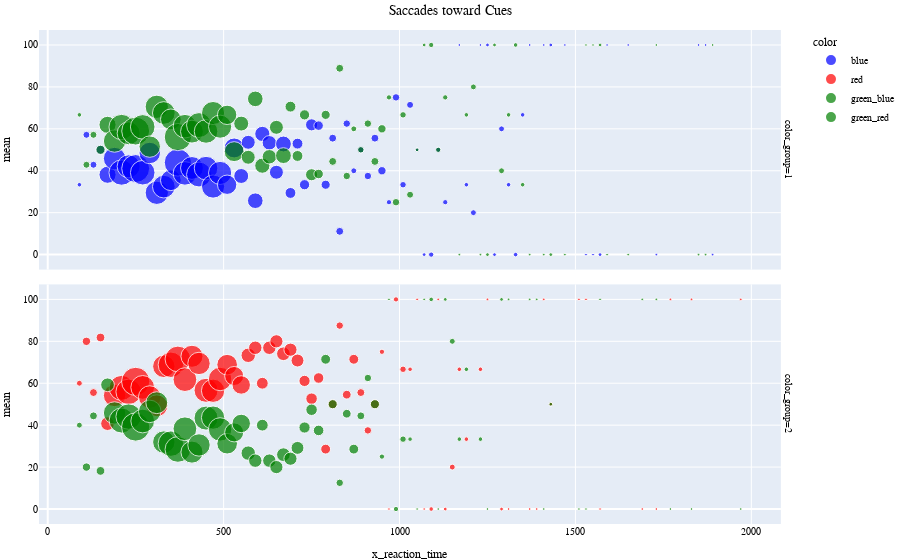

Notebook code for this chart:
### Markdown cell above
# saccad_toward_distractor

### Code cell
saccad_df = events_df[events_df["color"] != "green"]
temp_df = saccad_df.groupby(["x_reaction_time", "color"])["saccad_toward_distractor"].agg(["count", "mean"]).reset_index()
temp_df["color_group"] = temp_df["color"].apply(lambda x: 1 if x=="blue" else 2)
rev_temp_df = temp_df.copy()
rev_temp_df["color"] = rev_temp_df["color"].apply(lambda x: "green_blue" if x=="blue" else "green_red" if x=="red" else x)
rev_temp_df["mean"] = rev_temp_df["mean"].apply(lambda x: 100 - x)
merged_df = pd.concat([temp_df, rev_temp_df])

fig = px.scatter(merged_df, title= "Saccades toward Cues", 
     x="x_reaction_time", y="mean", 
     color="color", size = "count", 
     facet_row="color_group",
     # marginal_x="histogram",
     # animation_frame="color_group",
     color_discrete_map={
        "red": "red",
        "green_red": "green",
        "blue": "blue",
        "green_blue": "green"})
fig.update_layout(
    title_x=0.5,
    font= my_font,
    margin=dict(l=30, r=0, t=30, b=30)
                )
fig.show()
Saccades_toward_cues_bytes = fig.to_image(format="png", width=1900, height=352)

# pio.write_image(fig, 'sacc.png', width=1600, height=700)

# frames = []
# for s, fr in enumerate(fig.frames):
#     fig.update(data=fr.data)
#     fig.layout.sliders[0].update(active=s)
#     frames.append(PIL.Image.open(io.BytesIO(fig.to_image(scale=2, format="png"))))
    
# # create animated GIF
# frames[0].save(
#         "test.gif",
#         save_all=True,
#         append_images=frames[1:],
#         optimize=True,
#         duration=500,
#         loop=0,
#     )

### Figure 1 — Plotly figure (JSON) as saved in the notebook; plotly's stock layout.template omitted (floating-point values rounded to 4 significant figures)
{"data": [{"hovertemplate": "color=blue<br>color_group=1<br>x_reaction_time=%{x}<br>mean=%{y}<br>count=%{marker.size}<extra></extra>", "legendgroup": "blue", "marker": {"color": "blue", "size": [3, 7, 7, 12, 42, 72, 92, 76, 112, 87, 66, 78, 74, 62, 107, 80, 75, 89, 80, 77, 77, 54, 57, 32, 28, 35, 33, 30, 28, 36, 17, 17, 15, 21, 13, 12, 9, 9, 8, 5, 6, 8, 9, 10, 4, 8, 6, 7, 2, 2, 4, 4, 4, 1, 3, 5, 1, 2, 2, 5, 3, 3, 3, 1, 1, 2, 1, 1, 1, 2, 1, 1, 1, 1, 1, 1], "sizemode": "area", "sizeref": 0.2875, "symbol": "circle"}, "mode": "markers", "name": "blue", "orientation": "v", "showlegend": true, "type": "scatter", "x": [90, 110, 130, 150, 170, 190, 210, 230, 250, 270, 290, 310, 330, 350, 370, 390, 410, 430, 450, 470, 490, 510, 530, 550, 570, 590, 610, 630, 650, 670, 690, 710, 730, 750, 770, 790, 810, 830, 850, 870, 890, 910, 930, 950, 970, 990, 1010, 1030, 1050, 1070, 1090, 1110, 1130, 1170, 1190, 1210, 1230, 1250, 1270, 1290, 1310, 1330, 1350, 1370, 1410, 1430, 1470, 1530, 1550, 1570, 1590, 1650, 1730, 1850, 1870, 1890], "xaxis": "x2", "y": [33.33, 57.14, 42.86, 50, 38.1, 45.83, 39.13, 42.11, 41.07, 39.08, 48.48, 29.49, 32.43, 35.48, 43.93, 38.75, 41.33, 38.2, 41.25, 32.47, 38.96, 33.33, 50.88, 37.5, 53.57, 25.71, 57.58, 53.33, 39.29, 52.78, 29.41, 52.94, 33.33, 61.9, 61.54, 33.33, 55.56, 11.11, 62.5, 40, 50, 37.5, 55.56, 40, 25, 75, 33.33, 71.43, 50, 0, 0, 50, 25, 100, 33.33, 20, 100, 100, 0, 60, 33.33, 0, 66.67, 100, 100, 100, 100, 0, 0, 0, 100, 100, 0, 100, 100, 0], "yaxis": "y2"}, {"hovertemplate": "color=red<br>color_group=2<br>x_reaction_time=%{x}<br>mean=%{y}<br>count=%{marker.size}<extra></extra>", "legendgroup": "red", "marker": {"color": "red", "size": [5, 10, 9, 11, 27, 72, 90, 93, 115, 81, 73, 69, 72, 93, 95, 81, 70, 72, 83, 78, 79, 61, 52, 49, 30, 26, 20, 26, 25, 27, 25, 24, 18, 19, 16, 14, 12, 8, 11, 14, 9, 8, 12, 4, 1, 4, 6, 3, 1, 1, 3, 1, 2, 5, 3, 3, 3, 1, 2, 1, 1, 1, 1, 2, 1, 1, 1, 1, 1, 1, 1, 1], "sizemode": "area", "sizeref": 0.2875, "symbol": "circle"}, "mode": "markers", "name": "red", "orientation": "v", "showlegend": true, "type": "scatter", "x": [90, 110, 130, 150, 170, 190, 210, 230, 250, 270, 290, 310, 330, 350, 370, 390, 410, 430, 450, 470, 490, 510, 530, 550, 570, 590, 610, 630, 650, 670, 690, 710, 730, 750, 770, 790, 810, 830, 850, 870, 890, 910, 930, 950, 970, 990, 1010, 1030, 1050, 1070, 1090, 1110, 1130, 1150, 1170, 1190, 1230, 1250, 1290, 1310, 1370, 1390, 1410, 1430, 1510, 1530, 1570, 1690, 1730, 1770, 1830, 1970], "xaxis": "x", "y": [60, 80, 55.56, 81.82, 40.74, 54.17, 57.78, 55.91, 60.87, 58.02, 53.42, 49.28, 68.06, 68.82, 71.58, 61.73, 72.86, 69.44, 56.63, 56.41, 62.03, 68.85, 63.46, 59.18, 73.33, 76.92, 60, 76.92, 80, 74.07, 76, 70.83, 61.11, 52.63, 62.5, 28.57, 50, 87.5, 54.55, 71.43, 55.56, 37.5, 50, 75, 0, 100, 66.67, 66.67, 100, 0, 0, 100, 0, 20, 66.67, 33.33, 66.67, 100, 0, 0, 0, 0, 100, 50, 100, 100, 0, 0, 0, 100, 100, 100], "yaxis": "y"}, {"hovertemplate": "color=green_blue<br>color_group=1<br>x_reaction_time=%{x}<br>mean=%{y}<br>count=%{marker.size}<extra></extra>", "legendgroup": "green_blue", "marker": {"color": "green", "size": [3, 7, 7, 12, 42, 72, 92, 76, 112, 87, 66, 78, 74, 62, 107, 80, 75, 89, 80, 77, 77, 54, 57, 32, 28, 35, 33, 30, 28, 36, 17, 17, 15, 21, 13, 12, 9, 9, 8, 5, 6, 8, 9, 10, 4, 8, 6, 7, 2, 2, 4, 4, 4, 1, 3, 5, 1, 2, 2, 5, 3, 3, 3, 1, 1, 2, 1, 1, 1, 2, 1, 1, 1, 1, 1, 1], "sizemode": "area", "sizeref": 0.2875, "symbol": "circle"}, "mode": "markers", "name": "green_blue", "orientation": "v", "showlegend": true, "type": "scatter", "x": [90, 110, 130, 150, 170, 190, 210, 230, 250, 270, 290, 310, 330, 350, 370, 390, 410, 430, 450, 470, 490, 510, 530, 550, 570, 590, 610, 630, 650, 670, 690, 710, 730, 750, 770, 790, 810, 830, 850, 870, 890, 910, 930, 950, 970, 990, 1010, 1030, 1050, 1070, 1090, 1110, 1130, 1170, 1190, 1210, 1230, 1250, 1270, 1290, 1310, 1330, 1350, 1370, 1410, 1430, 1470, 1530, 1550, 1570, 1590, 1650, 1730, 1850, 1870, 1890], "xaxis": "x2", "y": [66.67, 42.86, 57.14, 50, 61.9, 54.17, 60.87, 57.89, 58.93, 60.92, 51.52, 70.51, 67.57, 64.52, 56.07, 61.25, 58.67, 61.8, 58.75, 67.53, 61.04, 66.67, 49.12, 62.5, 46.43, 74.29, 42.42, 46.67, 60.71, 47.22, 70.59, 47.06, 66.67, 38.1, 38.46, 66.67, 44.44, 88.89, 37.5, 60, 50, 62.5, 44.44, 60, 75, 25, 66.67, 28.57, 50, 100, 100, 50, 75, 0, 66.67, 80, 0, 0, 100, 40, 66.67, 100, 33.33, 0, 0, 0, 0, 100, 100, 100, 0, 0, 100, 0, 0, 100], "yaxis": "y2"}, {"hovertemplate": "color=green_red<br>color_group=2<br>x_reaction_time=%{x}<br>mean=%{y}<br>count=%{marker.size}<extra></extra>", "legendgroup": "green_red", "marker": {"color": "green", "size": [5, 10, 9, 11, 27, 72, 90, 93, 115, 81, 73, 69, 72, 93, 95, 81, 70, 72, 83, 78, 79, 61, 52, 49, 30, 26, 20, 26, 25, 27, 25, 24, 18, 19, 16, 14, 12, 8, 11, 14, 9, 8, 12, 4, 1, 4, 6, 3, 1, 1, 3, 1, 2, 5, 3, 3, 3, 1, 2, 1, 1, 1, 1, 2, 1, 1, 1, 1, 1, 1, 1, 1], "sizemode": "area", "sizeref": 0.2875, "symbol": "circle"}, "mode": "markers", "name": "green_red", "orientation": "v", "showlegend": true, "type": "scatter", "x": [90, 110, 130, 150, 170, 190, 210, 230, 250, 270, 290, 310, 330, 350, 370, 390, 410, 430, 450, 470, 490, 510, 530, 550, 570, 590, 610, 630, 650, 670, 690, 710, 730, 750, 770, 790, 810, 830, 850, 870, 890, 910, 930, 950, 970, 990, 1010, 1030, 1050, 1070, 1090, 1110, 1130, 1150, 1170, 1190, 1230, 1250, 1290, 1310, 1370, 1390, 1410, 1430, 1510, 1530, 1570, 1690, 1730, 1770, 1830, 1970], "xaxis": "x", "y": [40, 20, 44.44, 18.18, 59.26, 45.83, 42.22, 44.09, 39.13, 41.98, 46.58, 50.72, 31.94, 31.18, 28.42, 38.27, 27.14, 30.56, 43.37, 43.59, 37.97, 31.15, 36.54, 40.82, 26.67, 23.08, 40, 23.08, 20, 25.93, 24, 29.17, 38.89, 47.37, 37.5, 71.43, 50, 12.5, 45.45, 28.57, 44.44, 62.5, 50, 25, 100, 0, 33.33, 33.33, 0, 100, 100, 0, 100, 80, 33.33, 66.67, 33.33, 0, 100, 100, 100, 100, 0, 50, 0, 0, 100, 100, 100, 0, 0, 0], "yaxis": "y"}], "layout": {"annotations": [{"font": {}, "showarrow": false, "text": "color_group=2", "textangle": 90, "x": 0.98, "xanchor": "left", "xref": "paper", "y": 0.2425, "yanchor": "middle", "yref": "paper"}, {"font": {}, "showarrow": false, "text": "color_group=1", "textangle": 90, "x": 0.98, "xanchor": "left", "xref": "paper", "y": 0.7575, "yanchor": "middle", "yref": "paper"}], "autosize": true, "font": {"color": "black", "family": "Vazir", "size": 10}, "legend": {"itemsizing": "constant", "title": {"text": "color"}, "tracegroupgap": 0}, "margin": {"b": 30, "l": 30, "r": 0, "t": 30}, "title": {"text": "Saccades toward Cues", "x": 0.5}, "xaxis": {"anchor": "y", "autorange": true, "domain": [0, 0.98], "range": [-22.88, 2082.0], "title": {"text": "x_reaction_time"}, "type": "linear"}, "xaxis2": {"anchor": "y2", "autorange": true, "domain": [0, 0.98], "matches": "x", "range": [-22.88, 2082.0], "showticklabels": false, "type": "linear"}, "yaxis": {"anchor": "x", "autorange": true, "domain": [0, 0.485], "range": [-8.31, 108.3], "title": {"text": "mean"}, "type": "linear"}, "yaxis2": {"anchor": "x2", "autorange": true, "domain": [0.515, 1], "matches": "y", "range": [-8.31, 108.3], "title": {"text": "mean"}, "type": "linear"}}}
